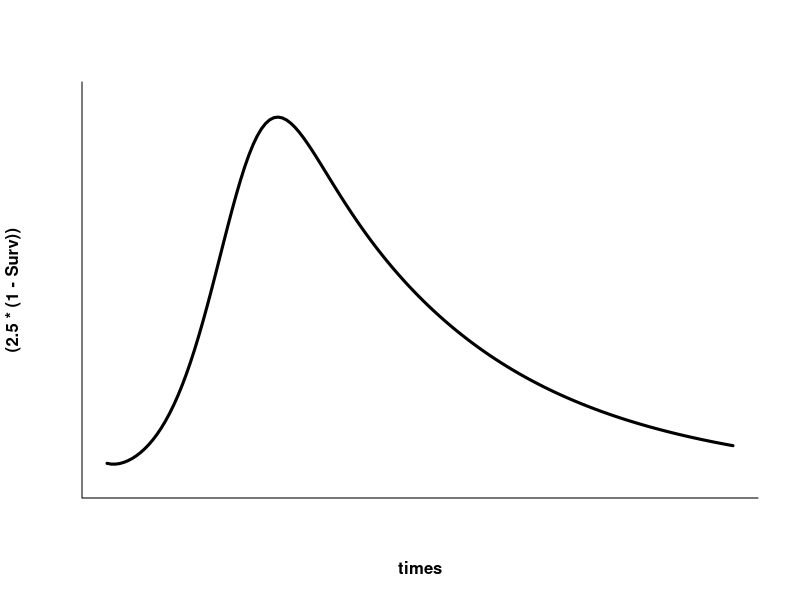

The R script that drew this image:



ls()
rm(list=ls())
ls()

library(deSolve)

NosemaModel2 <- function(t, state, parameters){
  with(as.list(c(state, parameters)), {
    
    dSdt <- -(S * P * beta) - (S * muA) 
    dI1dt <- (S * P * beta) - (I1 * muA) - (I1 * gamma) 
    dI2dt <- (I1 * P * gamma) - (I2 * muB)
    dPdt <- (I1 * alpha1) + (I2 * alpha2) - (P * theta) 
    
    return(list(c(dSdt,dI1dt,dI2dt,dPdt)))
  })
}

# set parameters
state<-c(S=1, I1=0.02, I2=0.00, P=0.0)
parameters <- c(#r=0.05,
  beta=0.4,
  alpha1=0.10,
  alpha2=0.15,
  gamma=0.05,
  muA=0.01,
  muB=0.02,
  theta=0.05
)
times <- seq(0,150,by=1)
out <- ode(y=state,times=times, func=NosemaModel2, parms=parameters)
out<-as.data.frame(out)
out$time <- NULL
out$S <- NULL
NosemaLS <- out
NosemaLS <- (NosemaLS[,3])
out$P <- NULL
Surv <- 1 - (out[,1]+out[,2])
out <- cbind(out,Surv)
head(out,10)

plot(x=times,y=(2.5*(1-Surv)),
     type="l",
     #xlab="Time", 
     #ylab="Abundance", 
     #main="Abundance and Caste Composition of Bombus spp.",
     ylim=c(0,1),
     lwd=3,
     lty=1,
     font.lab=2,
     bty="l", 
     col="black",
     xaxt = "n", 
     yaxt = "n")
